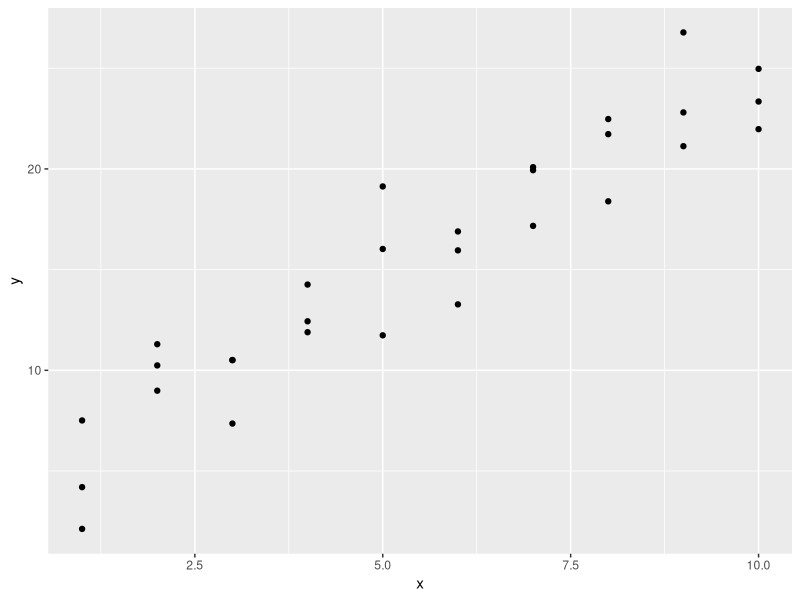
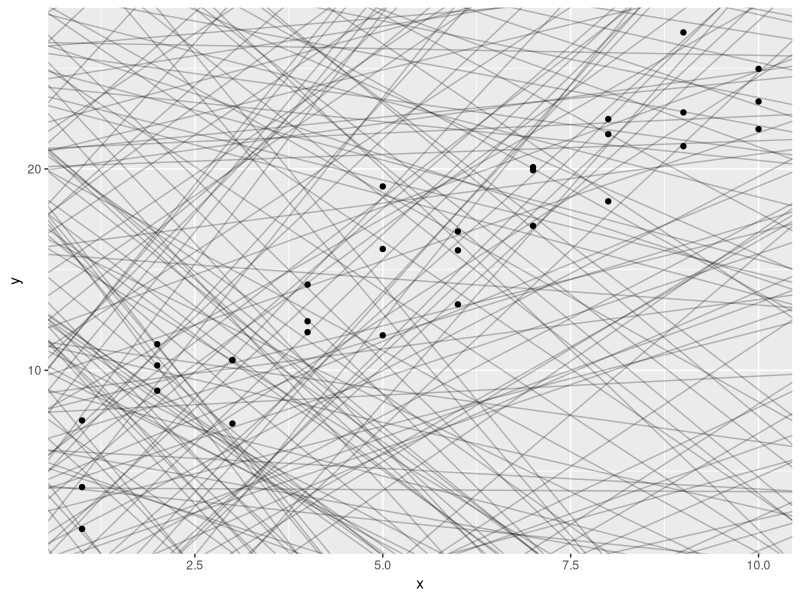

Source code (R) for these figures, in order:
## ---- chunk 1
knitr::opts_chunk$set(echo = TRUE)
## ---- chunk 2

library(tidyverse)

library(modelr)

options(na.action = na.warn)
## ---- chunk 3

ggplot(sim1, aes(x, y)) + # sim1 viene con modelr
  geom_point()
## ---- chunk 4

# armamos un tibble con la columna a1 y la columna a2 generadas al azar como dos variables uniformes, una va entre -20 y 40 y la otra entre -5 y 5 Al ser uniformes, la probabilidad de que salga cualquiera de los numeros en ese rango es la misma
models <- tibble(
  a1 = runif(250, -20, 40),
  a2 = runif(250, -5, 5)
)

# Al grafico de los puntos iniciales, le agregamos rectas al azar con ordenada al origen a1 y pendiente a2. Un bardito.
ggplot(sim1, aes(x, y)) + 
  geom_abline(aes(intercept = a1, slope = a2), data = models, alpha = 1/4) +
  geom_point() 
